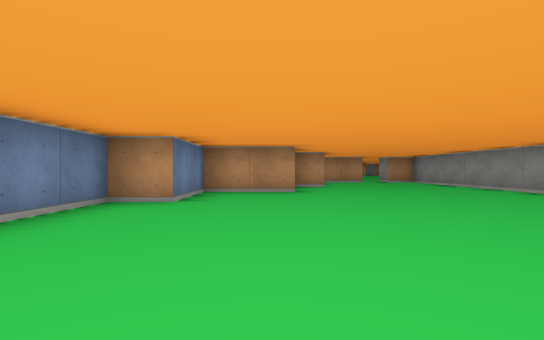
[1] (above)

17 first-person views from a walk through a cub3D ray-caster map. The camera is about half as high as the walls, looks level and sees 85° across. The floor is counted in squares. Each view is taken from the middle of a square. On the plan, view 1 faces up. The plan holds only what a view shows up to about 9 squares ahead; the rest is blank.

[2]
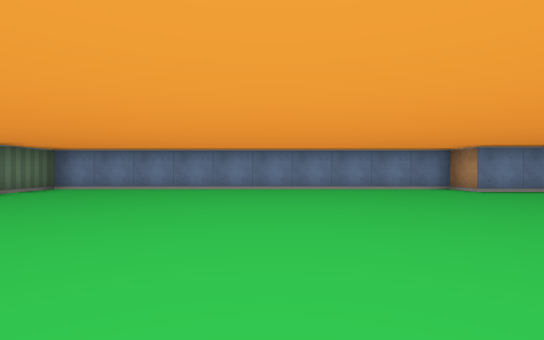

[3]
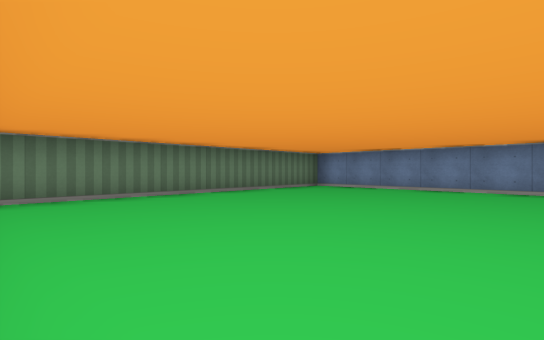

[4]
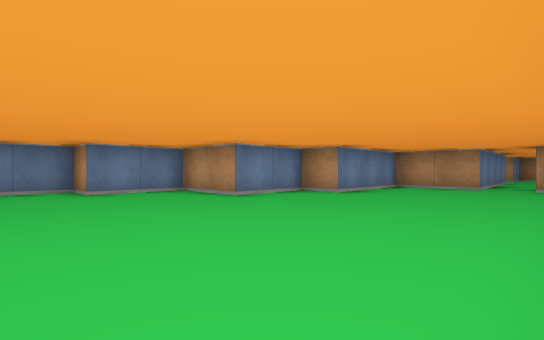

[5]
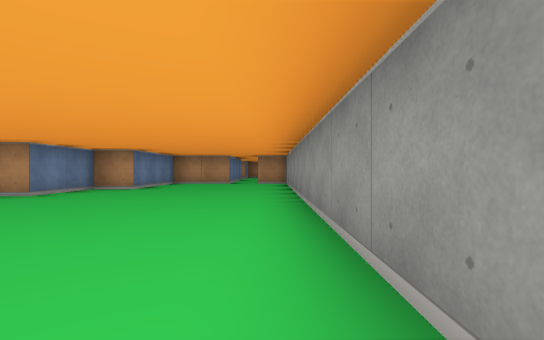

[6]
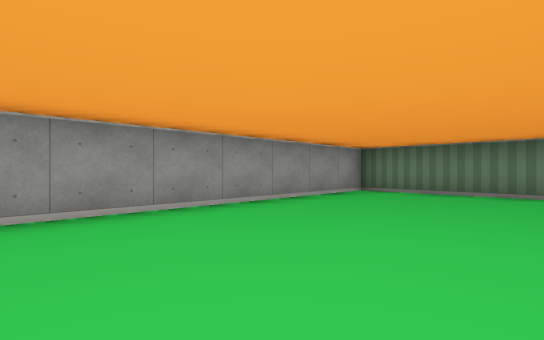

[7]
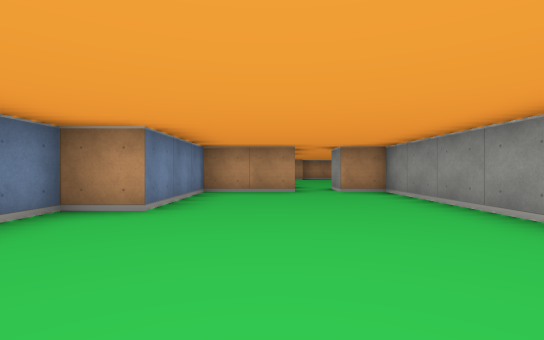

[8]
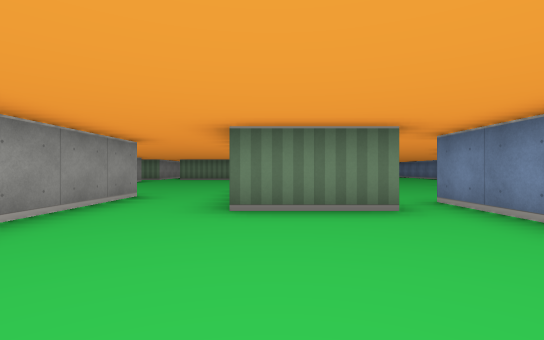

[9]
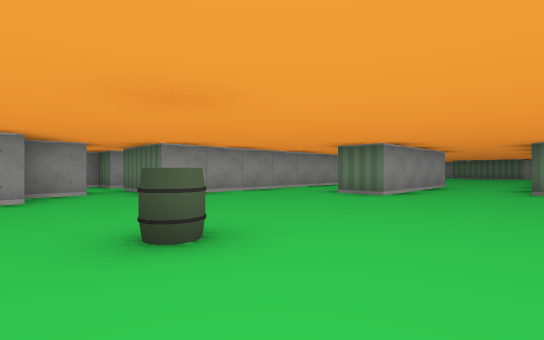

[10]
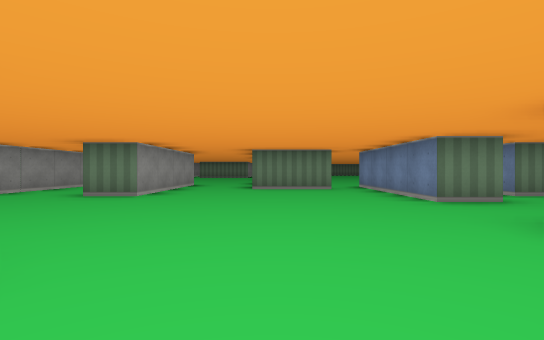

[11]
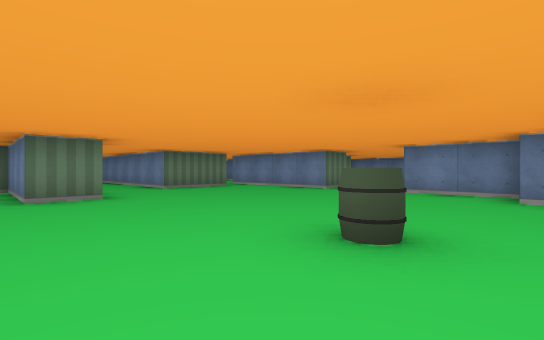

[12]
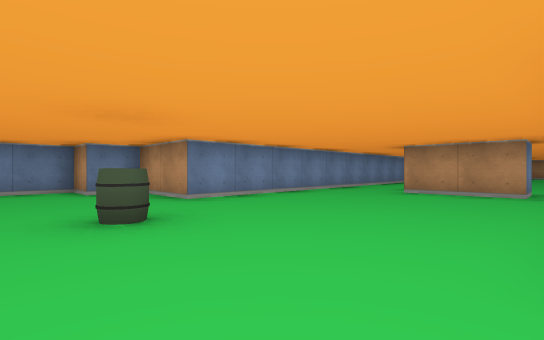

[13]
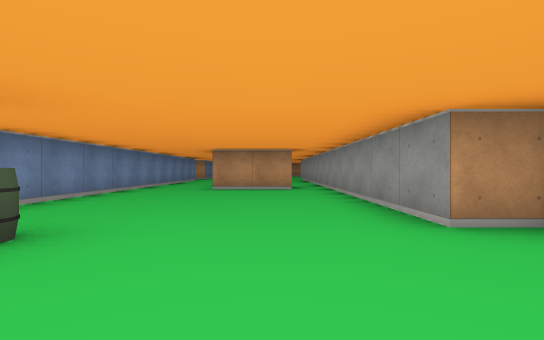

[14]
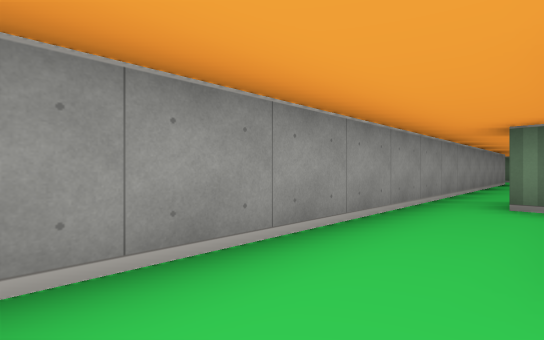

[15]
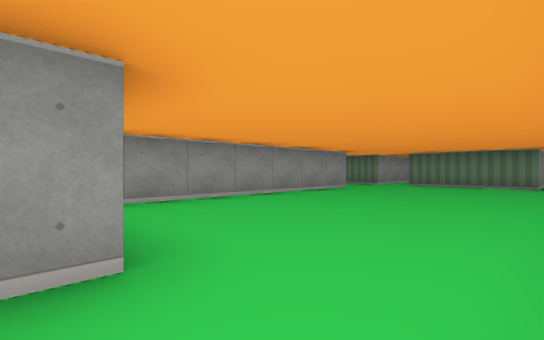

[16]
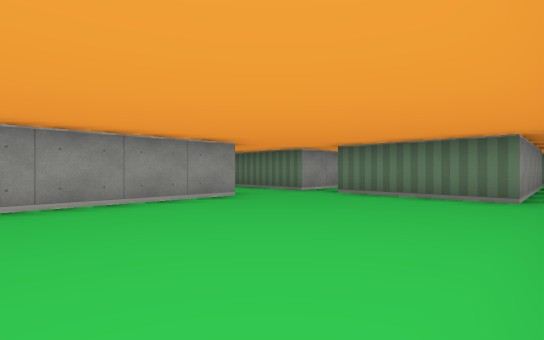

[17]
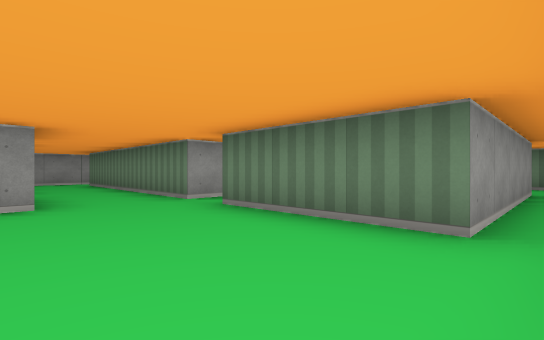

### Floor plan
Ten units are one square. View 1 is at (0, 0); x grows to the right and y downward. Boxes are objects, and circles mark ways between rooms. Rooms are numbered by the first view taken in them; rooms with no view inside come last. Other rooms are left out.
<svg viewBox="-30 -260 165 320">
<path fill="none" stroke="#000" d="M35 -115 15 -115 15 -85 5 -85 5 -65 -15 -65 -15 -45 -25 -45 -25 55 55 55 55 -115 45 -115M125 -185 125 -195 115 -195 115 -244M85 -125 85 -145 95 -145 95 -115 105 -115M24 -155 35 -155 35 -115M65 -245 65 -205 45 -205 45 -195 35 -195 35 -175M105 -245 85 -245M45 -115 45 -125 65 -125M115 -106 115 -175 125 -175M115 -34 115 -106M85 -105 85 -125M115 1 115 -15M65 -125 65 -108M75 35 75 -15 105 -15"/>
<rect x="75" y="-195" width="10" height="10" fill="#bbb"><title>barrel</title></rect>
<circle cx="40" cy="-120" r="3" fill="#2a7"/>
<circle cx="110" cy="-100" r="3" fill="#2a7"/>
<circle cx="75" cy="-115" r="3" fill="#2a7"/>
<text x="20" y="-20">1</text>
<text x="80" y="-180">2</text>
<text x="90" y="-50">3</text>
</svg>
Room 1 opens to room 2. Room 2 opens to room 3.

Where each view was taken, in squares from view 1:
view 1: 0 up, 0 right, facing up
view 2: 0 up, 5 right, facing left
view 3: 0 up, 5 right, facing down-left
view 4: 3 up, 5 right, facing up-left
view 5: 1 up, 5 right, facing up
view 6: 1 up, 2 right, facing down-right
view 7: 5 up, 3 right, facing up
view 8: 16 up, 6 right, facing down
view 9: 20 up, 6 right, facing down-right
view 10: 20 up, 6 right, facing down
view 11: 20 up, 10 right, facing down-left
view 12: 18 up, 11 right, facing up-left
view 13: 17 up, 10 right, facing up
view 14: 16 up, 10 right, facing down-right
view 15: 11 up, 7 right, facing down-right
view 16: 7 up, 7 right, facing down-right
view 17: 4 up, 7 right, facing down-right
